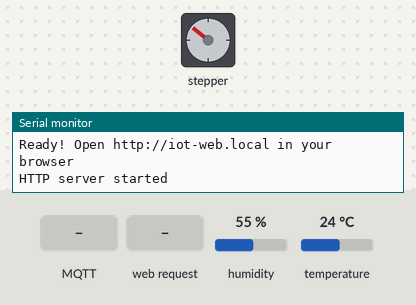
This sketch was run on a simulated ESP8266 (NodeMCU). Parts: stepper motor, the last lines printed to the serial monitor. Inputs (shaded band) come from the test bench; at power-on: humidity 55 %, temperature 24 °C. WiFi joins after 1.5 s; servers stay silent unless stated; uploads are accepted with an empty reply; random numbers use the default seed unless the sketch sets one; no MQTT or app messages arrive unless stated; stepper angles assume 500 steps per turn.

Above: at 2.2 s.
At 4.2 s:
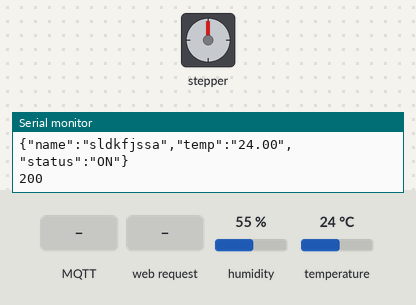
4.3 s: MQTT message "1" arrives on the first subscribed topic
18.3 s: HTTP request GET /api received
At 18.76 s:
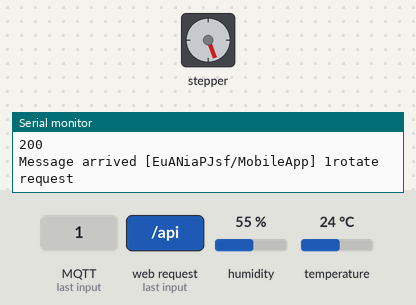
24.0 s: MQTT message "2" arrives on the first subscribed topic
35.7 s: MQTT message "0" arrives on the first subscribed topic
Timing chart, 0 to 38.7 s (numbered marks = the images above; inputs shaded):
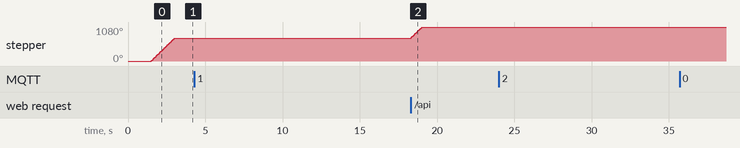

Measured:
- by itself, stepper: turns 720° clockwise in 1.5 s

The sketch:

prototype.ino
```cpp
/*
DHT Weather server with display integrated for NodeMCU esp8266 and 1602A LCD

Please connect 1602A using I2C backpack.
If you feel display is not showing anything, please take a screwdriver and update contrast
using I2C potentiometer in back of LCD

LCD config
  SDA pin - D2
  SCL pin - D1
  VCC Pin - 5v


Sensor Config
  Sensor Data pin - RX
  Sensor VCC - 3.3 volt pin

  If you change above pin please update config below.
*/
#include <ESP8266HTTPClient.h>
#include <ESP8266WiFi.h>
#include <PubSubClient.h>
#include <WiFiClient.h>
#include <ESP8266WebServer.h>
#include <DHT.h> //This library you can add via Include Library > Manage Library >
#include <ESP8266mDNS.h>
#include <Wire.h>  // This library is already built in to the Arduino IDE
//#include <LiquidCrystal_I2C.h> //This library you can add via Include Library > Manage Library >
#include <Stepper.h>
//LiquidCrystal_I2C lcd(0x27, 16, 2);


#define DHTPIN D3         //define as DHTPIN the Pin 3 used to connect the Sensor
#define DHTTYPE DHT11    //define the sensor used(DHT11)
DHT dht(DHTPIN, DHTTYPE);//create an instance of DHT

const char* mqtt_server = "broker.hivemq.com";
WiFiClient espClient;
PubSubClient client(espClient);
long lastMsg = 0;
char msg[50];

int value = 0;
int dataspeed = 5000;


const int stepsPerRevolution = 500;
Stepper myStepper(stepsPerRevolution, D1, D2, D5, D6);

const char* host = "iot-web";
const char* ssid     = "ZEEL5";
const char* password = "maharship";

ESP8266WebServer server(80);
float humidity, temp_f;  // Values read from sensor
String webString="";
unsigned long previousMillis = 0;        // will store last temp was read
const long interval = 3000;              // interval at which to read sensor

void handle_root() {
  server.send(200, "text/plain", "Welcome to weather server, open /temp, /humidity or /api");
  delay(100);
}

void setup(void)
{
//  lcd.init();   // initializing the LCD
//  lcd.backlight();
  Serial.begin(115200);
  dht.begin(); // initialize temperature sensor
  // Connect to WiFi network
  WiFi.begin(ssid, password);
  Serial.print("\n\r \n\rWorking to connect");
  // Wait for connection
  while (WiFi.status() != WL_CONNECTED) {
    delay(500);
    Serial.print(".");
  }
  Serial.println("");
  Serial.println("DHT Weather Reading Server");
  Serial.print("Connected to ");
  Serial.println(ssid);
  Serial.print("IP address: ");
  Serial.println(WiFi.localIP());
  MDNS.begin(host);
  MDNS.addService("http", "tcp", 80);
  Serial.printf("Ready! Open http://%s.local in your browser\n", host);
  server.on("/", handle_root);

  server.on("/temp", [](){
    gettemperature();       // read sensor
    webString="Temperature: "+String((int)temp_f)+" Celsius";
    server.send(200, "text/plain", webString);
  });

  server.on("/humidity", [](){
    gettemperature();           // read sensor
    webString="Humidity: "+String((int)humidity)+"%";
    server.send(200, "text/plain", webString);
  });

 //Rest API for sensor data
  server.on("/api", [](){
    gettemperature();           // read sensor
    String json="{\"temperature\":"+String((int)temp_f)+",\"humidity\":"+String((int)humidity)+"}";
    Serial.println(json);
    server.send(200, "application/json", json);
  });

  server.begin();
  Serial.println("HTTP server started");
  client.setServer(mqtt_server, 1883);
  client.setCallback(callback);
  myStepper.setSpeed(80);

   myStepper.step(stepsPerRevolution);
   Serial.print("  clockwise" );
   myStepper.step(stepsPerRevolution);
}

void callback(char* topic, byte* payload, unsigned int length) {
  Serial.print("Message arrived [");
  Serial.print(topic);
  Serial.print("] ");
  for (int i = 0; i < length; i++) {
    Serial.print((char)payload[i]);
  }
  if ((char)payload[0] == '1'){
    Serial.println("rotate request");
    myStepper.step(stepsPerRevolution);
//    HTTPClient http;
//    http.begin(espClient, "http://143.244.144.146:8000/api/temp");
//    http.addHeader("Content-Type", "application/json");
//    String mess="{\"name\":\"sldkfjssa\",\"temp\":\"29C\",\"status\":\"ON\"}" ;
//    Serial.println(mess);
//    int httpCode = http.POST(mess);
//    String payload = http.getString();
//    Serial.println(httpCode);
//    Serial.println(payload);
  }
  if ((char)payload[0] == '2'){
    Serial.println("the user typed a 2");

  }


  // Switch on the LED if an 1 was received as first character
  if ((char)payload[0] == '1') {
    digitalWrite(BUILTIN_LED, LOW);   // Turn the LED on (Note that LOW is the voltage level
    // but actually the LED is on; this is because
    // it is acive low on the ESP-01)
  } else {
    digitalWrite(BUILTIN_LED, HIGH);  // Turn the LED off by making the voltage HIGH
  }

}

void reconnect() {
  // Loop until we're reconnected
  while (!client.connected()) {
    Serial.print("Attempting MQTT connection...");
    // Create a random client ID
    String clientId = "ESP8266Client-";
    clientId += String(random(0xffff), HEX);
    // Attempt to connect
    if (client.connect(clientId.c_str())) {
      Serial.println("connected");
      // Once connected, publish an announcement...
      client.publish("outTopic", "hello world");
      // ... and resubscribe
      client.subscribe("EuANiaPJsf/MobileApp");
    } else {
      Serial.print("failed, rc=");
      Serial.print(client.state());
      Serial.println(" try again in 5 seconds");
      // Wait 5 seconds before retrying
      delay(5000);
    }
  }
}


void loop(void)
{
 if (!client.connected()) {
    reconnect();
  }
  client.loop();

  server.handleClient();
  if(gettemperature()){
    sendingmessage();
  }

  delay(15000);
}

void sendingmessage(){
  snprintf (msg, 75, "temp: %.1f humidity: %.1f", temp_f, humidity);
  Serial.println(msg);
  client.publish("AW234lk23S/update", msg);
  Serial.println("message sent to phone");
  String stemp = String(temp_f, 2);
    HTTPClient http;
    http.begin(espClient, "http://143.244.144.146:8000/api/temp");
    http.addHeader("Content-Type", "application/json");
    String mess1 = "{\"name\":\"sldkfjssa\",\"temp\":\"";
    mess1.concat(stemp);
    String mess2 = "\",\"status\":\"ON\"}";
    mess1.concat(mess2);
    Serial.println(mess1);
    int httpCode = http.POST(mess1);
    String payload = http.getString();
    Serial.println(httpCode);
    Serial.println(payload);

}

bool gettemperature() {
  unsigned long currentMillis = millis();
 if(currentMillis - previousMillis >= interval) {
    previousMillis = currentMillis;
    humidity = dht.readHumidity();          // Read humidity (percent)
    temp_f = dht.readTemperature(false);     // Read temperature as Celsius
    if (isnan(humidity) || isnan(temp_f)) {
      humidity=0;
      temp_f=0;
      Serial.println("Failed to read from DHT sensor!");
      return false;
    }else{
      Serial.println("successfully read the temp sensor");
      Serial.println(temp_f);
      Serial.println(humidity);
      String stemp = String(temp_f, 2);

      return true;
    }
  }
}
```
